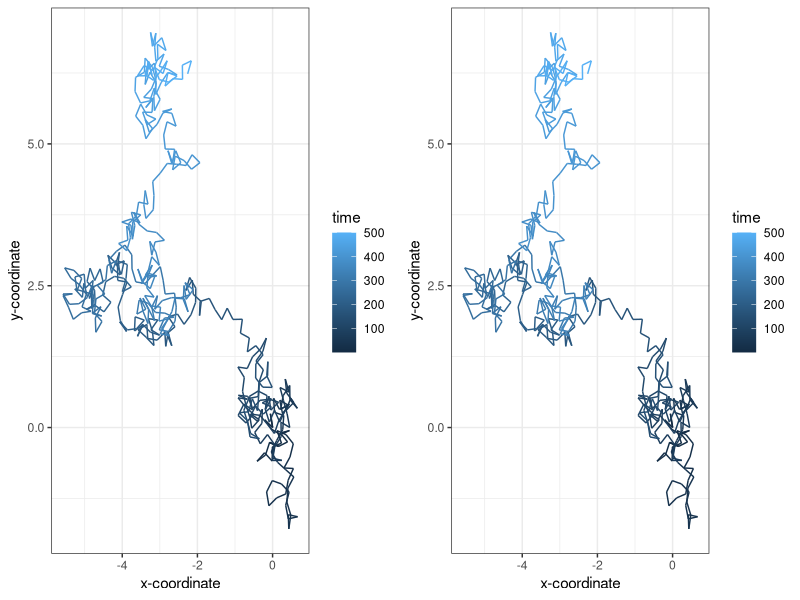

Recreate this plot in R.
install.packages("ggplot2")
install.packages("gridExtra")

library(ggplot2)
library(gridExtra)

set.seed(123)  # 123 is the seed value, you can use any integer

random_walk  <- function (n_steps) {
  set.seed(123)  # 123 is the seed value, you can use any integer
  
  df <- data.frame(x = rep(NA, n_steps), y = rep(NA, n_steps), time = 1:n_steps)
  
  df[1,] <- c(0,0,1)
  
  for (i in 2:n_steps) {
    
    h <- 0.25
    
    angle <- runif(1, min = 0, max = 2*pi)
    
    df[i,1] <- df[i-1,1] + cos(angle)*h
    
    df[i,2] <- df[i-1,2] + sin(angle)*h
    
    df[i,3] <- i
    
  }
  
  return(df)
  
}

data1 <- random_walk(500)

plot1 <- ggplot(aes(x = x, y = y), data = data1) +
  
  geom_path(aes(colour = time)) +
  
  theme_bw() +
  
  xlab("x-coordinate") +
  
  ylab("y-coordinate")

data2 <- random_walk(500)

plot2 <- ggplot(aes(x = x, y = y), data = data2) +
  
  geom_path(aes(colour = time)) +
  
  theme_bw() +
  
  xlab("x-coordinate") +
  
  ylab("y-coordinate")

grid.arrange(plot1, plot2, ncol=2)

